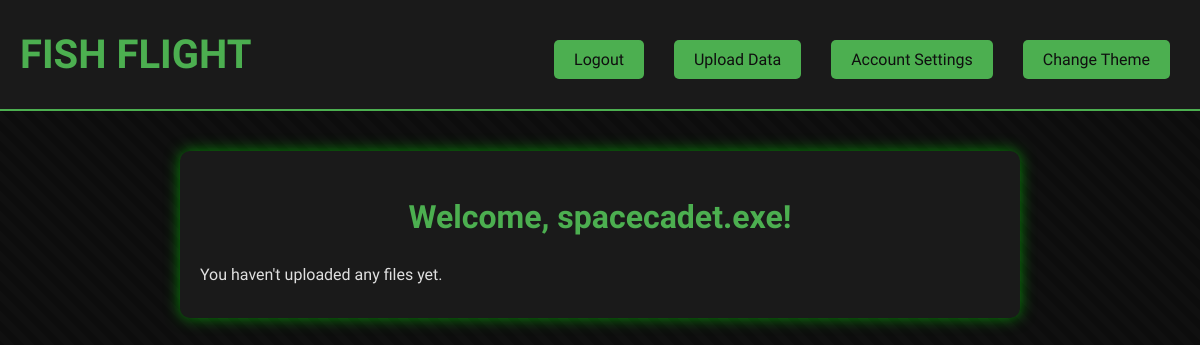
Before: /dashboard (signed in) with the older database file.
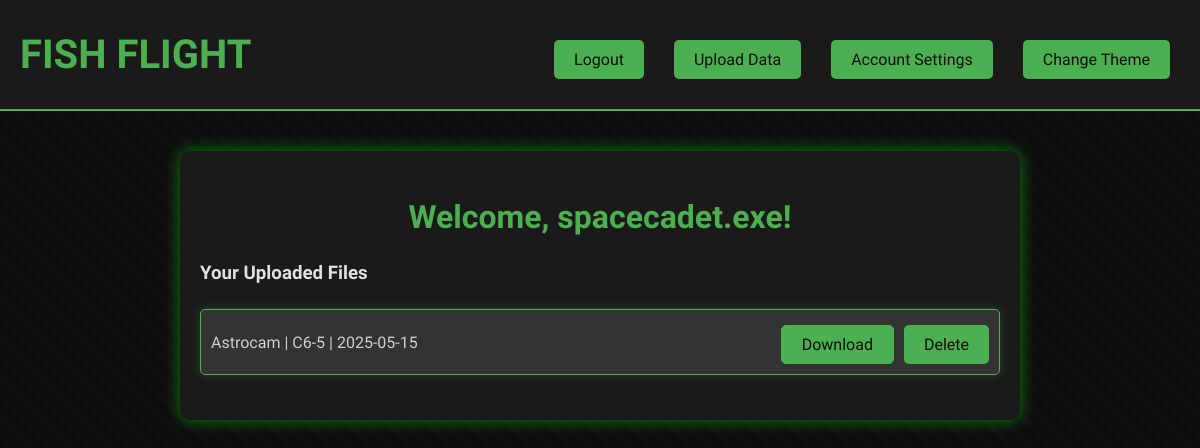
After: the same page with the newer database file.
### setup_db.py (models this page shows)
class CSVFile(Base):
    __tablename__ = 'csv_files'
    id = Column(Integer, primary_key=True)
    filename = Column(String, nullable=False)
    title = Column(String, nullable=False)
    launch_date = Column(String)  # You can use Date if you want stricter typing
    engine_class = Column(String)
    user_id = Column(Integer, ForeignKey('users.id'))
    upload_time = Column(DateTime, default=datetime.utcnow)
    user = relationship("User", backref="csv_files")

### app.py (the view)
@app.route('/dashboard')# Define the dashboard route
def dashboard():
    if "user_id" not in flask_session:# Check if the user is logged in
        flash("You need to login first", "warning")
        return redirect(url_for('index'))  # Redirect to the index page if the user is not logged in
    if 'first_login' in flask_session and flask_session['first_login']:# Check if it's the first time visiting the dashboard after login or logout
        flash("Welcome back, {}!".format(flask_session["username"]), "info")
        flask_session['first_login'] = False  # Set 'first_login' to False after showing the message
    user_id = flask_session["user_id"]# Get the current user's ID from the session
    files = db_session.query(CSVFile).filter_by(user_id=user_id).all()# Query the database for files uploaded by the current user
    return render_template('dashboard.html', user_id=flask_session["user_id"], username=flask_session["username"], files=files)# Render the dashboard page and store the current user's id and username in the session

### templates/dashboard.html (shortened to what this page needs)
<!DOCTYPE html>
<html lang="en">
<head>
    <link rel="stylesheet" href="{{ url_for('static', filename='css/' + (session.get('theme') or 'halo.css')) }}">
</head>
<body>
    <header>
        <h1><a href="{{ url_for('dashboard') }}">Fish Flight</a></h1>
        <div class="header-buttons">
            <a href="{{ url_for('logout') }}" class="button">Logout</a>
            <a href="{{ url_for('upload') }}" class="button">Upload Data</a>
            <a href="" class="button">Account Settings</a>
            <div class="dropdown" style="position: relative;">
                <a class="button" onclick="toggleThemeMenu()">Change Theme</a>
            </div>
        </div>
    </header>
    <main>
        <div class="content-box">
            <h2>Welcome, {{ username }}!</h2>
            {% if files %}
            <h3>Your Uploaded Files</h3>
            <ul class="file-actions">
                {% for file in files %}
                <li>{{ file.title }} | {{ file.engine_class }} | {{ file.upload_time.strftime('%Y-%m-%d') }}
                    <div class="file-buttons">
                        <a href="{{ url_for('download_file', file_id=file.id) }}" class="file-button">Download</a>
                        <form action="{{ url_for('delete_file', file_id=file.id) }}" method="POST" style="display:inline;">
                            <button type="submit" class="file-button">Delete</button>
                        </form>
                    </div>
                </li>
                {% endfor %}
            </ul>
            {% else %}
            <p>You haven't uploaded any files yet.</p>
            {% endif %}
        </div>
    </main>
</body>
</html>

### static/css/halo.css (style rules this page uses)
body { font-family: 'Oxanium', sans-serif; background-color: #0d0d0d; color: #e0e0e0; margin: 0; padding: 0; background-image: linear-gradient(45deg, rgba(15, 15, 15, 0.8) 25%, transparent 25%, transparent 50%, rgba(15, 15, 15, 0.8) 50%, rgba(15, 15, 15, 0.8) 75%, transparent 75%, transparent), linear-gradient(45deg, rgba(26, 26, 26, 0.6) 25%, transparent 25%, transparent 50%, rgba(26, 26, 26, 0.6) 50%, rgba(26, 26, 26, 0.6) 75%, transparent 75%, transparent); background-size: 40px 40px; background-size: 20px 20px, 20px 20px, 100px 100px, 100px 100px; background-position: 0 0, 10px 10px, 0 0, 50px 50px; }
header { background-color: #1a1a1a; padding: 20px; text-align: center; border-bottom: 2px solid #4caf50; display: flex; animation: slideFadeIn 0.6s ease-out forwards; }
header h1 { color: #4caf50; margin: 0; font-size: 2.5rem; text-transform: uppercase; animation: flicker 3s infinite; align-self: center; }
.header-buttons { margin-top: 10px; margin-left: auto; display: flex; gap: 10px; animation: slideFadeIn 0.8s ease-out forwards; }
.button { background-color: #4caf50; color: #0f0f0f; border: none; padding: 10px 20px; margin: 10px; font-size: 1rem; cursor: pointer; border-radius: 5px; transition: background-color 0.3s ease; position: relative; font-family: 'Oxanium', sans-serif; display: block; text-align: center; }
main { padding: 20px; }
.content-box { background-color: #1a1a1a; padding: 20px; border-radius: 10px; box-shadow: 0 0 15px rgba(0, 255, 0, 0.5); max-width: 800px; margin: 20px auto; animation: slideFadeIn 0.9s ease-out forwards, flicker 3s infinite; }
.content-box h2 { color: #4caf50; text-align: center; font-size: 2rem; }
.content-box ul { list-style-type: none; padding: 0; }
.content-box ul li { background-color: #333333; margin: 5px 0; padding: 10px; border-radius: 5px; color: #d0d0d0; }
a { color: #4caf50; text-decoration: none; transition: color 0.3s ease; }
.dropdown { display: flex; align-items: center; position: relative; flex-direction: column; width: fit-content; animation: slideFadeIn 1s ease-out forwards; }
.content-box form { display: flex; flex-direction: column; gap: 15px; }
.content-box form button { background-color: #4caf50; color: #0f0f0f; border: none; padding: 10px 20px; font-size: 1rem; cursor: pointer; border-radius: 5px; transition: background-color 0.3s ease; font-family: 'Oxanium', sans-serif; text-align: center; }
.file-actions { padding: 0; margin: 20px 0; list-style-type: none; display: flex; flex-direction: column; gap: 10px; }
.file-actions li { background-color: #222; border: 1px solid #4caf50; border-radius: 5px; padding: 10px; display: flex; justify-content: space-between; align-items: center; animation: slideFadeIn 0.6s ease-out forwards; box-shadow: 0 0 10px rgba(76, 175, 80, 0.3); }
.file-actions form { display: inline; }
.file-buttons { display: flex; gap: 10px; margin-top: 5px; }
.file-button { display: inline-flex; align-items: center; justify-content: center; padding: 0; background-color: #4caf50; cursor: pointer; border: 1px solid #4caf50; border-radius: 5px; color: #0f0f0f; }
a.file-button { padding-left: 20px; padding-right: 20px; }

Changed rows visible on the page:
added CSVFile: title "Astrocam", engine_class "C6-5", upload_time "2025-05-15"
Other visible differences:
text no longer shown: "You haven't uploaded any files yet."
text now shown: "Your Uploaded Files"
